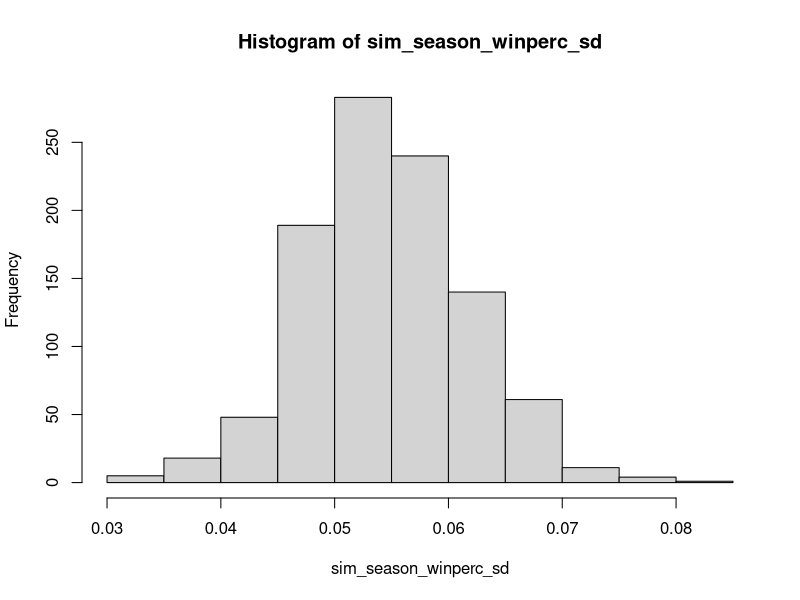

Reproduce this figure in R.
nteams <- 30 # can pull this from the data
ngames <- 82 # can also pull this from the data


nsim = 1000
sim_season_winperc_sd <- rep(NA, nsim)

for(b in 1:nsim){
  
  # suffle all the wins around
  win_shuffle <- sample(x = rep(c(1,0), nteams*ngames/2))
  
  # place into each of the nteams (each row is a team)
  win_matrix <- matrix(win_shuffle, nr = nteams)
  
  # get win percentage for each row
  win_percentages <- apply(win_matrix, MARGIN = 1, FUN = mean)
  sim_season_winperc_sd[b] <- sd(win_percentages)
  
}

hist(sim_season_winperc_sd)
quantile(sim_season_winperc_sd, probs = c(0.025,0.5,0.975))
